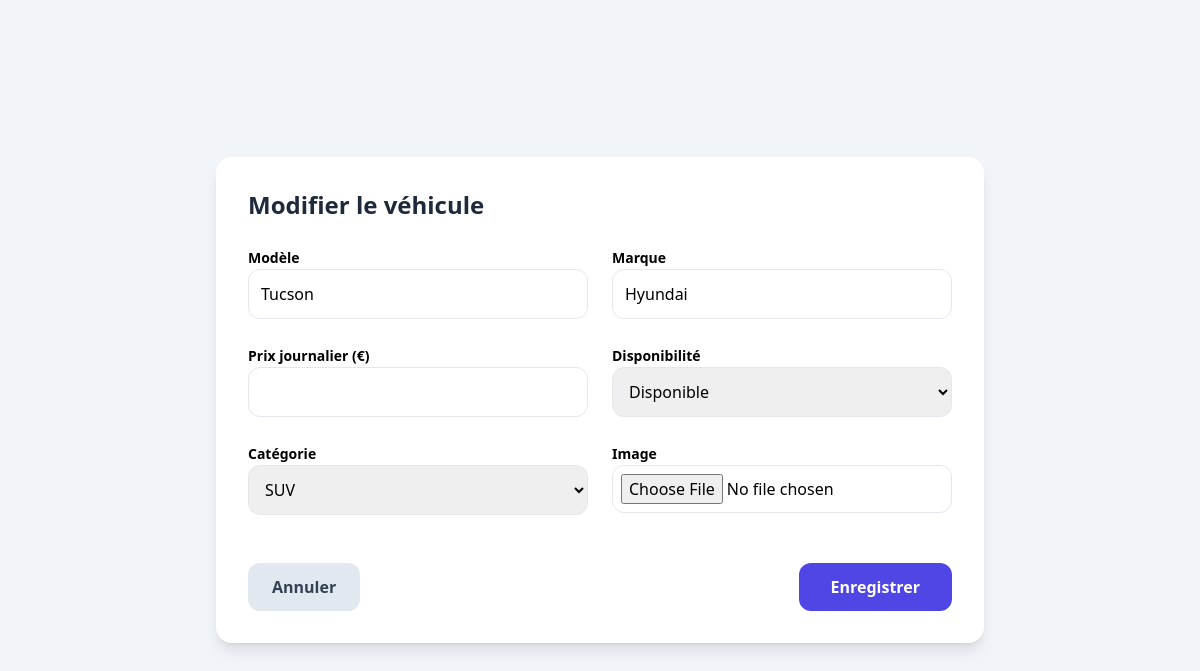
/ressources/views/admin/modifier_vehicule.php?id=2, run on the app's committed database.
### tables this page shows
CREATE TABLE vehicules (
    id_vehicule INT AUTO_INCREMENT PRIMARY KEY,
    modele VARCHAR(100) NOT NULL,
    marque TEXT NOT NULL,
    disponibilite BOOLEAN DEFAULT TRUE,
    id_categorie INT,
    FOREIGN KEY (id_categorie)
        REFERENCES categories(id_categorie)
        ON DELETE CASCADE
);

CREATE TABLE categories (
    id_categorie INT AUTO_INCREMENT PRIMARY KEY,
    nom VARCHAR(100) NOT NULL,
    description TEXT,
    date_creation DATETIME NOT NULL DEFAULT NOW(),
    status BOOLEAN DEFAULT TRUE
);

### includes/classes/vehicule.php (called while the page is built, shortened)
<?php
class Vehicle{
    public static function getById($conn, $id){
    $stmt = $conn->prepare("SELECT * FROM vehicules WHERE  id_vehicule = :id");
    $stmt->execute([':id'=>$id]);
    return $stmt->fetch(PDO::FETCH_ASSOC);
}
}
?>

### includes/classes/Categorie.php (called while the page is built, shortened)
<?php
class Categorie {
public static function getNamesC($conn){
    $sql="SELECT DISTINCT nom,id_categorie FROM categories";
    $stm=$conn->prepare($sql);
    $stm->execute();
    return $stm->fetchAll(PDO::FETCH_ASSOC);
}
}
?>

### ressources/views/admin/modifier_vehicule.php (the view, shortened to what this page needs)
<?php
require_once '../../../includes/config.php';
require_once '../../../includes/classes/vehicule.php';
require_once '../../../includes/classes/Categorie.php';
$id = (int) $_GET['id'];
$vehicule = Vehicle::getById($conn, $id);
$categories = Categorie::getNamesC($conn);
?>
<!DOCTYPE html>
<html lang="fr">
<head>
    <script src="https://cdn.tailwindcss.com"></script>
</head>
<body class="bg-slate-100 min-h-screen flex items-center justify-center">
<div class="bg-white w-full max-w-3xl p-8 rounded-2xl shadow-lg">
    <h2 class="text-2xl font-bold mb-6 text-slate-800">
        Modifier le véhicule
    </h2>
    <form method="POST" enctype="multipart/form-data" class="grid grid-cols-1 md:grid-cols-2 gap-6">
        <div>
            <label class="text-sm font-semibold">Modèle</label>
            <input name="modele" value="<?= htmlspecialchars($vehicule['modele']) ?>"
                   class="w-full border p-3 rounded-xl">
        </div>
        <div>
            <label class="text-sm font-semibold">Marque</label>
            <input name="marque" value="<?= htmlspecialchars($vehicule['marque']) ?>"
                   class="w-full border p-3 rounded-xl">
        </div>
        <div>
            <label class="text-sm font-semibold">Prix journalier (€)</label>
            <input name="prix" type="number" value="<?= $vehicule['prix'] ?>"
                   class="w-full border p-3 rounded-xl">
        </div>
        <div>
            <label class="text-sm font-semibold">Disponibilité</label>
            <select name="disponible" class="w-full border p-3 rounded-xl">
                <option value="1" <?= $vehicule['disponibilite'] == 1 ? 'selected' : '' ?>>
                    Disponible
                </option>
            </select>
        </div>
        <div>
            <label class="text-sm font-semibold">Catégorie</label>
            <select name="categorie" class="w-full border p-3 rounded-xl">
                <?php foreach ($categories as $cat): ?>
                    <option value="<?= $cat['id_categorie'] ?>"
                        <?= $cat['id_categorie'] == $vehicule['id_categorie'] ? 'selected' : '' ?>>
                        <?= htmlspecialchars($cat['nom']) ?>
                    </option>
                <?php endforeach; ?>
            </select>
        </div>
        <div>
            <label class="text-sm font-semibold">Image</label>
            <input type="file" name="image" class="w-full border p-2 rounded-xl">
        </div>
        <div class="md:col-span-2 flex justify-between mt-6">
            <a href="vehicules.php"
               class="bg-slate-200 text-slate-700 px-6 py-3 rounded-xl font-bold">
                Annuler
            </a>
            <button type="submit" class="bg-indigo-600 text-white px-8 py-3 rounded-xl font-bold hover:bg-indigo-700">
                Enregistrer
            </button>
        </div>
    </form>
</div>
</body>
</html>

### data on the page
vehicules: modele "Tucson", marque "Hyundai", disponible "Disponible", categorie "SUV"
